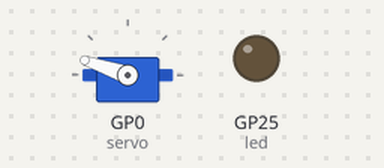
This program was run on a simulated Raspberry Pi Pico running MicroPython. Shown: servo, output pins drawn as LEDs (lit = HIGH). Servo angles are drawn from the pulse width (0.5 ms = 0°, 2.5 ms = 180°). At 0.0 s the program stops and its outputs stay as they are.

Above: at 0.1 s.
Timing chart, 0 to 1.5 s (numbered marks = the images above):
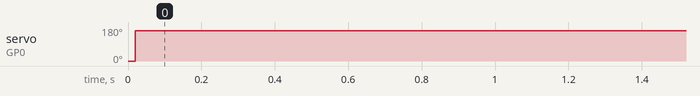

The program:

raspberry_pi.py
```python
from machine import Pin, PWM
import utime

servo = PWM(Pin(0))
led = Pin(25, Pin.OUT)

servo.freq(50)
led.toggle()

sensor_temp = machine.ADC(4)
conversion_factor = 3.3 / (65535)

#0 degrees = 1000, 180 degrees = 7500. Increments of 271 = 180/24
angle = 1000

while True:
    # Move servo to zero degrees (2 per cent duty cycle)
    servo.duty_u16(angle)
    angle = angle + 271

    if angle > 7505:
        led.toggle()
        break
    else:
        continue

    utime.sleep(1800)
```

Measured:
- by itself, servo on GP0 (servo): 0° → 161° at 0.02 s
